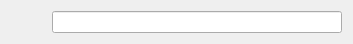
<?xml version="1.0" encoding="UTF-8"?>
<ui version="4.0">
 <class>Launcher_Container</class>
 <widget class="QWidget" name="Launcher_Container">
  <property name="geometry">
   <rect>
    <x>0</x>
    <y>0</y>
    <width>353</width>
    <height>40</height>
   </rect>
  </property>
  <property name="maximumSize">
   <size>
    <width>16777215</width>
    <height>40</height>
   </size>
  </property>
  <property name="windowTitle">
   <string>Form</string>
  </property>
  <property name="styleSheet">
   <string notr="true"/>
  </property>
  <layout class="QHBoxLayout" name="horizontalLayout">
   <item>
    <widget class="QLabel" name="Label">
     <property name="minimumSize">
      <size>
       <width>35</width>
       <height>20</height>
      </size>
     </property>
     <property name="text">
      <string/>
     </property>
     <property name="pixmap">
      <pixmap>SP_FileDialogContentsView</pixmap>
     </property>
     <property name="scaledContents">
      <bool>true</bool>
     </property>
    </widget>
   </item>
   <item>
    <widget class="MLineEdit" name="LineEdit">
     <property name="text">
      <string/>
     </property>
    </widget>
   </item>
  </layout>
 </widget>
 <customwidgets>
  <customwidget>
   <class>MLineEdit</class>
   <extends>QLineEdit</extends>
   <header>dayu_widgets/line_edit.h</header>
  </customwidget>
 </customwidgets>
 <resources/>
 <connections/>
</ui>
